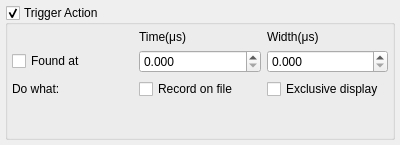
<?xml version="1.0" encoding="UTF-8"?>
<ui version="4.0">
 <class>adwidgets::ThresholdActionForm</class>
 <widget class="QWidget" name="adwidgets::ThresholdActionForm">
  <property name="geometry">
   <rect>
    <x>0</x>
    <y>0</y>
    <width>400</width>
    <height>145</height>
   </rect>
  </property>
  <property name="windowTitle">
   <string>Form</string>
  </property>
  <layout class="QVBoxLayout" name="verticalLayout">
   <property name="spacing">
    <number>2</number>
   </property>
   <property name="leftMargin">
    <number>5</number>
   </property>
   <property name="topMargin">
    <number>5</number>
   </property>
   <property name="rightMargin">
    <number>5</number>
   </property>
   <property name="bottomMargin">
    <number>5</number>
   </property>
   <item>
    <layout class="QHBoxLayout" name="horizontalLayout">
     <item>
      <widget class="QGroupBox" name="groupBox">
       <property name="title">
        <string>Trigger Action</string>
       </property>
       <property name="checkable">
        <bool>true</bool>
       </property>
       <layout class="QGridLayout" name="gridLayout_2">
        <property name="leftMargin">
         <number>4</number>
        </property>
        <property name="topMargin">
         <number>5</number>
        </property>
        <property name="rightMargin">
         <number>4</number>
        </property>
        <property name="bottomMargin">
         <number>4</number>
        </property>
        <item row="0" column="0">
         <layout class="QGridLayout" name="gridLayout">
          <item row="1" column="1">
           <widget class="QDoubleSpinBox" name="doubleSpinBox">
            <property name="decimals">
             <number>3</number>
            </property>
            <property name="maximum">
             <double>1000.000000000000000</double>
            </property>
            <property name="singleStep">
             <double>0.100000000000000</double>
            </property>
           </widget>
          </item>
          <item row="0" column="1">
           <widget class="QLabel" name="label_2">
            <property name="text">
             <string>Time(&amp;mu;s)</string>
            </property>
            <property name="textFormat">
             <enum>Qt::RichText</enum>
            </property>
           </widget>
          </item>
          <item row="1" column="2">
           <widget class="QDoubleSpinBox" name="doubleSpinBox_2">
            <property name="decimals">
             <number>3</number>
            </property>
            <property name="maximum">
             <double>1000.000000000000000</double>
            </property>
            <property name="singleStep">
             <double>0.001000000000000</double>
            </property>
           </widget>
          </item>
          <item row="0" column="2">
           <widget class="QLabel" name="label_3">
            <property name="text">
             <string>Width(&amp;mu;s)</string>
            </property>
            <property name="textFormat">
             <enum>Qt::RichText</enum>
            </property>
           </widget>
          </item>
          <item row="2" column="1">
           <widget class="QCheckBox" name="checkBox">
            <property name="text">
             <string>Record on file</string>
            </property>
           </widget>
          </item>
          <item row="3" column="1">
           <spacer name="verticalSpacer">
            <property name="orientation">
             <enum>Qt::Vertical</enum>
            </property>
            <property name="sizeHint" stdset="0">
             <size>
              <width>20</width>
              <height>40</height>
             </size>
            </property>
           </spacer>
          </item>
          <item row="2" column="0">
           <widget class="QLabel" name="label_4">
            <property name="text">
             <string>Do what:</string>
            </property>
           </widget>
          </item>
          <item row="2" column="2">
           <widget class="QCheckBox" name="checkBox_2">
            <property name="text">
             <string>Exclusive display</string>
            </property>
           </widget>
          </item>
          <item row="1" column="0">
           <widget class="QCheckBox" name="checkBox_3">
            <property name="text">
             <string>Found at</string>
            </property>
           </widget>
          </item>
         </layout>
        </item>
       </layout>
      </widget>
     </item>
    </layout>
   </item>
  </layout>
 </widget>
 <resources/>
 <connections/>
</ui>
